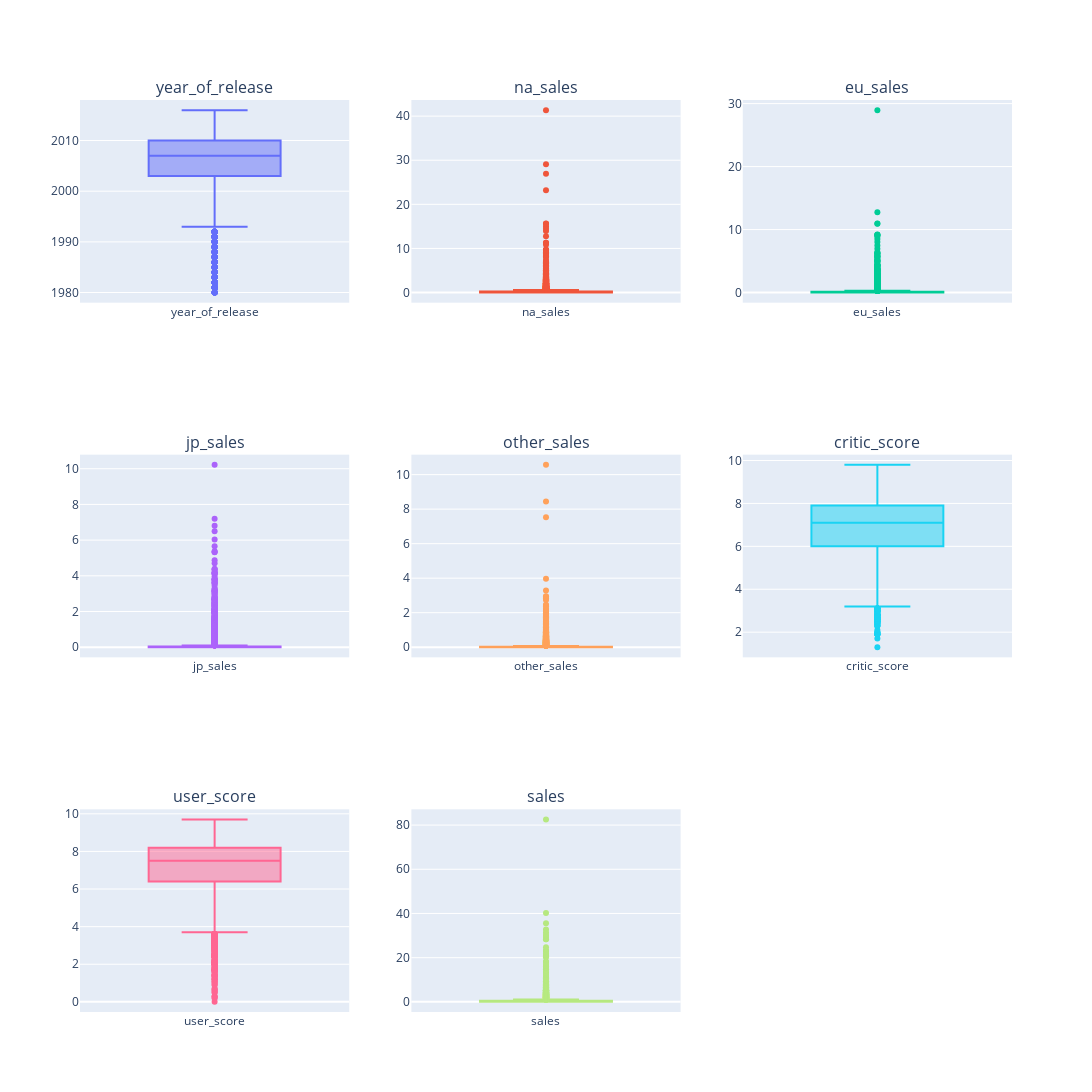

Notebook source saved alongside this figure:
### Markdown cell above
_____
### <a id='toc1_4_6_'></a>[Обработка аномальных значений](#toc0_)

### Code cell
fig = make_subplots(rows=3, cols=3, subplot_titles=games.select_dtypes(include=['number']).columns)

for i, column in enumerate(games.select_dtypes(include=['number']).columns):
    fig.add_trace(
        go.Box(y=games[column], name=column,),
        row=(i // 3) + 1, col=(i % 3) + 1
    )
fig.update_layout(height=1500, width=1200, showlegend=False)

### Figure 1 — Plotly figure (JSON) as saved in the notebook; plotly's stock layout.template omitted (floating-point values rounded to 4 significant figures; data arrays with more than 128 entries replaced by an {"elided": "..."} marker saying what was removed)
{"data": [{"name": "year_of_release", "type": "box", "xaxis": "x", "y": {"elided": "16469 int values"}, "yaxis": "y"}, {"name": "na_sales", "type": "box", "xaxis": "x2", "y": {"elided": "16469 float values"}, "yaxis": "y2"}, {"name": "eu_sales", "type": "box", "xaxis": "x3", "y": {"elided": "16469 float values"}, "yaxis": "y3"}, {"name": "jp_sales", "type": "box", "xaxis": "x4", "y": {"elided": "16469 float values"}, "yaxis": "y4"}, {"name": "other_sales", "type": "box", "xaxis": "x5", "y": {"elided": "16469 float values"}, "yaxis": "y5"}, {"name": "critic_score", "type": "box", "xaxis": "x6", "y": {"elided": "16469 float values"}, "yaxis": "y6"}, {"name": "user_score", "type": "box", "xaxis": "x7", "y": {"elided": "16469 float values"}, "yaxis": "y7"}, {"name": "sales", "type": "box", "xaxis": "x8", "y": {"elided": "16469 float values"}, "yaxis": "y8"}], "layout": {"annotations": [{"font": {"size": 16}, "showarrow": false, "text": "year_of_release", "x": 0.1444, "xanchor": "center", "xref": "paper", "y": 1, "yanchor": "bottom", "yref": "paper"}, {"font": {"size": 16}, "showarrow": false, "text": "na_sales", "x": 0.5, "xanchor": "center", "xref": "paper", "y": 1, "yanchor": "bottom", "yref": "paper"}, {"font": {"size": 16}, "showarrow": false, "text": "eu_sales", "x": 0.8556, "xanchor": "center", "xref": "paper", "y": 1, "yanchor": "bottom", "yref": "paper"}, {"font": {"size": 16}, "showarrow": false, "text": "jp_sales", "x": 0.1444, "xanchor": "center", "xref": "paper", "y": 0.6111, "yanchor": "bottom", "yref": "paper"}, {"font": {"size": 16}, "showarrow": false, "text": "other_sales", "x": 0.5, "xanchor": "center", "xref": "paper", "y": 0.6111, "yanchor": "bottom", "yref": "paper"}, {"font": {"size": 16}, "showarrow": false, "text": "critic_score", "x": 0.8556, "xanchor": "center", "xref": "paper", "y": 0.6111, "yanchor": "bottom", "yref": "paper"}, {"font": {"size": 16}, "showarrow": false, "text": "user_score", "x": 0.1444, "xanchor": "center", "xref": "paper", "y": 0.2222, "yanchor": "bottom", "yref": "paper"}, {"font": {"size": 16}, "showarrow": false, "text": "sales", "x": 0.5, "xanchor": "center", "xref": "paper", "y": 0.2222, "yanchor": "bottom", "yref": "paper"}], "height": 1500, "showlegend": false, "width": 1200, "xaxis": {"anchor": "y", "domain": [0, 0.2889]}, "xaxis2": {"anchor": "y2", "domain": [0.3556, 0.6444]}, "xaxis3": {"anchor": "y3", "domain": [0.7111, 1]}, "xaxis4": {"anchor": "y4", "domain": [0, 0.2889]}, "xaxis5": {"anchor": "y5", "domain": [0.3556, 0.6444]}, "xaxis6": {"anchor": "y6", "domain": [0.7111, 1]}, "xaxis7": {"anchor": "y7", "domain": [0, 0.2889]}, "xaxis8": {"anchor": "y8", "domain": [0.3556, 0.6444]}, "xaxis9": {"anchor": "y9", "domain": [0.7111, 1]}, "yaxis": {"anchor": "x", "domain": [0.7778, 1]}, "yaxis2": {"anchor": "x2", "domain": [0.7778, 1]}, "yaxis3": {"anchor": "x3", "domain": [0.7778, 1]}, "yaxis4": {"anchor": "x4", "domain": [0.3889, 0.6111]}, "yaxis5": {"anchor": "x5", "domain": [0.3889, 0.6111]}, "yaxis6": {"anchor": "x6", "domain": [0.3889, 0.6111]}, "yaxis7": {"anchor": "x7", "domain": [0, 0.2222]}, "yaxis8": {"anchor": "x8", "domain": [0, 0.2222]}, "yaxis9": {"anchor": "x9", "domain": [0, 0.2222]}}}
